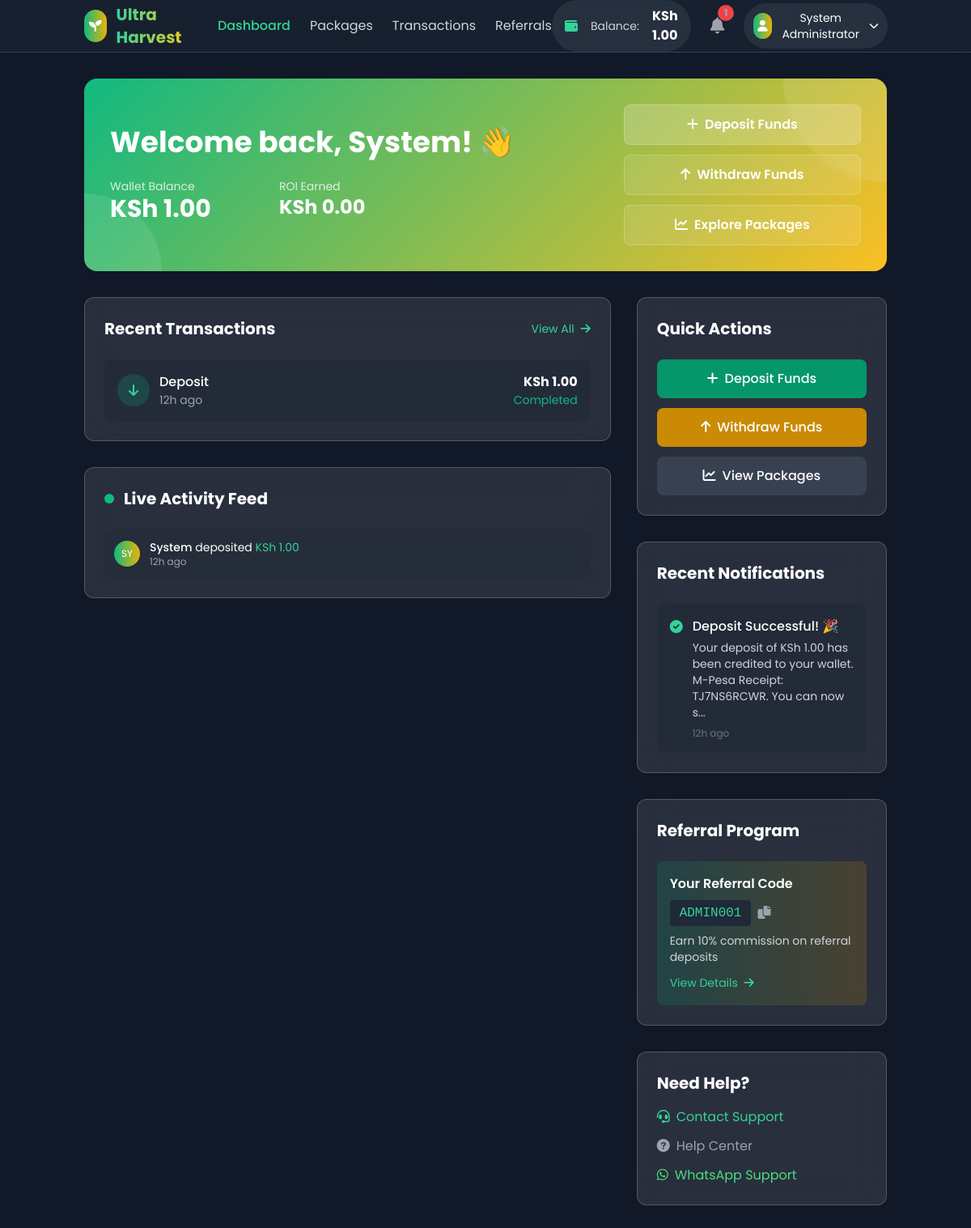
The app's page /user/dashboard2.php (signed in) with its own data.
### tables this page shows
CREATE TABLE `users` (
  `id` int(11) NOT NULL,
  `email` varchar(255) NOT NULL,
  `password` varchar(255) NOT NULL,
  `full_name` varchar(255) NOT NULL,
  `phone` varchar(20) DEFAULT NULL,
  `wallet_balance` decimal(15,2) DEFAULT 0.00,
  `total_deposited` decimal(15,2) DEFAULT 0.00,
  `total_withdrawn` decimal(15,2) DEFAULT 0.00,
  `total_roi_earned` decimal(15,2) DEFAULT 0.00,
  `referral_code` varchar(10) NOT NULL,
  `referred_by` int(11) DEFAULT NULL,
  `referral_earnings` decimal(15,2) DEFAULT 0.00,
  `status` enum('active','suspended','banned') DEFAULT 'active',
  `is_admin` tinyint(1) DEFAULT 0,
  `email_verified` tinyint(1) DEFAULT 0,
  `created_at` timestamp NULL DEFAULT current_timestamp(),
  `updated_at` timestamp NULL DEFAULT current_timestamp() ON UPDATE current_timestamp()
);

CREATE TABLE `transactions` (
  `id` int(11) NOT NULL,
  `user_id` int(11) NOT NULL,
  `type` enum('deposit','withdrawal','roi_payment','referral_commission','package_investment') NOT NULL,
  `amount` decimal(15,2) NOT NULL,
  `withdrawal_fee` decimal(15,2) DEFAULT 0.00,
  `platform_fee` decimal(15,2) DEFAULT 0.00,
  `net_amount` decimal(15,2) DEFAULT 0.00,
  `status` enum('pending','completed','failed','cancelled') DEFAULT 'pending',
  `mpesa_receipt` varchar(100) DEFAULT NULL,
  `mpesa_request_id` varchar(100) DEFAULT NULL,
  `phone_number` varchar(20) DEFAULT NULL,
  `description` text DEFAULT NULL,
  `admin_notes` text DEFAULT NULL,
  `processed_by` int(11) DEFAULT NULL,
  `created_at` timestamp NULL DEFAULT current_timestamp(),
  `updated_at` timestamp NULL DEFAULT current_timestamp() ON UPDATE current_timestamp()
);

CREATE TABLE `notifications` (
  `id` int(11) NOT NULL,
  `user_id` int(11) DEFAULT NULL,
  `title` varchar(255) NOT NULL,
  `message` text NOT NULL,
  `type` enum('info','success','warning','error') DEFAULT 'info',
  `is_read` tinyint(1) DEFAULT 0,
  `is_global` tinyint(1) DEFAULT 0,
  `created_at` timestamp NULL DEFAULT current_timestamp()
);

CREATE TABLE `system_settings` (
  `id` int(11) NOT NULL,
  `setting_key` varchar(100) NOT NULL,
  `setting_value` text NOT NULL,
  `setting_type` enum('string','number','boolean','json') DEFAULT 'string',
  `description` text DEFAULT NULL,
  `updated_at` timestamp NULL DEFAULT current_timestamp() ON UPDATE current_timestamp()
);

### user/dashboard2.php (the view, shortened to what the rows shown need)
<?php
require_once '../config/database.php';
$user_id = $_SESSION['user_id'];
$stmt = $db->prepare("
    SELECT u.*,
           COALESCE(SUM(CASE WHEN t.type = 'deposit' AND t.status = 'completed' THEN t.amount ELSE 0 END), 0) as total_deposited,
           COALESCE(SUM(CASE WHEN t.type = 'withdrawal' AND t.status = 'completed' THEN t.amount ELSE 0 END), 0) as total_withdrawn,
           COALESCE(SUM(CASE WHEN t.type = 'roi_payment' AND t.status = 'completed' THEN t.amount ELSE 0 END), 0) as total_roi_earned
    FROM users u
    LEFT JOIN transactions t ON u.id = t.user_id
    WHERE u.id = ?
    GROUP BY u.id
");
$stmt->execute([$user_id]);
$user = $stmt->fetch();
$stmt = $db->prepare("
    SELECT * FROM transactions
    WHERE user_id = ?
    ORDER BY created_at DESC
    LIMIT 10
");
$stmt->execute([$user_id]);
$recent_transactions = $stmt->fetchAll();
$stmt = $db->prepare("
    SELECT DISTINCT n.id, n.title, n.message, n.type, n.is_read, n.created_at
    FROM notifications n
    WHERE (n.user_id = ? OR n.is_global = 1)
    ORDER BY n.created_at DESC
    LIMIT 10
");
$stmt->execute([$user_id]);
$notifications = $stmt->fetchAll();
?>
<!DOCTYPE html>
<html lang="en">
<head>
    <script src="https://cdn.tailwindcss.com"></script>
    <link rel="stylesheet" href="https://cdnjs.cloudflare.com/ajax/libs/font-awesome/6.0.0/css/all.min.css">
</head>
<body class="bg-gray-900 text-white min-h-screen">
    <header class="bg-gray-800/50 backdrop-blur-md border-b border-gray-700 sticky top-0 z-50">
        <div class="container mx-auto px-4">
            <div class="flex items-center justify-between h-16">
                <div class="flex items-center space-x-4">
                    <div class="hidden lg:flex items-center space-x-4 bg-gray-700/50 rounded-full px-4 py-2">
                        <i class="fas fa-wallet text-emerald-400"></i>
                        <span class="text-sm text-gray-300">Balance:</span>
                        <span class="font-bold text-white"><?php echo formatMoney($user['wallet_balance']); ?></span>
                    </div>
                    <div class="relative group">
                        <button class="flex items-center space-x-2 bg-gray-700/50 rounded-full px-3 py-2 hover:bg-gray-600/50 transition">
                            <div class="w-8 h-8 bg-gradient-to-r from-emerald-500 to-yellow-500 rounded-full flex items-center justify-center">
                                <i class="fas fa-user text-white text-sm"></i>
                            </div>
                            <span class="hidden md:block text-sm"><?php echo htmlspecialchars($user['full_name']); ?></span>
                            <i class="fas fa-chevron-down text-xs"></i>
                        </button>
                    </div>
                </div>
            </div>
        </div>
    </header>
    <main class="container mx-auto px-4 py-8">
        <section class="gradient-bg rounded-2xl p-6 lg:p-8 mb-8 relative overflow-hidden">
            <div class="relative z-10">
                <div class="grid lg:grid-cols-3 gap-6 items-center">
                    <div class="lg:col-span-2">
                        <h1 class="text-3xl lg:text-4xl font-bold text-white mb-2">
                            Welcome back, <?php echo htmlspecialchars(explode(' ', $user['full_name'])[0]); ?>! 👋
                        </h1>
                        <div class="grid md:grid-cols-3 gap-4 mt-6">
                            <div class="text-center md:text-left">
                                <p class="text-white/80 text-sm">Wallet Balance</p>
                                <p class="text-2xl lg:text-3xl font-bold text-white"><?php echo formatMoney($user['wallet_balance']); ?></p>
                            </div>
                            <div class="text-center md:text-left">
                            </div>
                        </div>
                    </div>
                </div>
            </div>
        </section>
        <div class="grid lg:grid-cols-3 gap-8">
            <div class="lg:col-span-2">
                <div class="glass-card rounded-xl p-6 mb-8">
                    <div class="flex items-center justify-between mb-6">
                        <h2 class="text-xl font-bold text-white">Recent Transactions</h2>
                    </div>
                    <?php if (empty($recent_transactions)): ?>
                        <div class="text-center py-8">
                            <i class="fas fa-receipt text-4xl text-gray-600 mb-4"></i>
                            <p class="text-gray-400">No transactions yet</p>
                            <p class="text-gray-500 text-sm">Start by depositing funds or investing in a package</p>
                        </div>
                    <?php else: ?>
                        <div class="space-y-4">
                            <?php foreach (array_slice($recent_transactions, 0, 6) as $transaction): ?>
                            <div class="flex items-center justify-between p-4 bg-gray-800/50 rounded-lg">
                                <div class="flex items-center space-x-3">
                                    <div class="w-10 h-10 rounded-full flex items-center justify-center
                                        <?php
                                        echo match($transaction['type']) {
                                            'deposit' => 'bg-emerald-500/20 text-emerald-400',
                                            'withdrawal' => 'bg-red-500/20 text-red-400',
                                            'roi_payment' => 'bg-yellow-500/20 text-yellow-400',
                                            'package_investment' => 'bg-blue-500/20 text-blue-400',
                                            default => 'bg-gray-500/20 text-gray-400'
                                        };
                                        ?>">
                                        <i class="fas <?php
                                        echo match($transaction['type']) {
                                            'deposit' => 'fa-arrow-down',
                                            'withdrawal' => 'fa-arrow-up',
                                            'roi_payment' => 'fa-coins',
                                            'package_investment' => 'fa-chart-line',
                                            default => 'fa-exchange-alt'
                                        };
                                        ?>"></i>
                                    </div>
                                    <div>
                                        <p class="font-medium text-white capitalize">
                                            <?php echo str_replace('_', ' ', $transaction['type']); ?>
                                        </p>
                                        <p class="text-sm text-gray-400"><?php echo timeAgo($transaction['created_at']); ?></p>
                                    </div>
                                </div>
                                <div class="text-right">
                                    <p class="font-bold text-white"><?php echo formatMoney($transaction['amount']); ?></p>
                                    <p class="text-sm <?php
                                    echo match($transaction['status']) {
                                        'completed' => 'status-green',
                                        'pending' => 'status-yellow',
                                        'failed' => 'status-red',
                                        default => 'text-gray-400'
                                    };
                                    ?>"><?php echo ucfirst($transaction['status']); ?></p>
                                </div>
                            </div>
                            <?php endforeach; ?>
                        </div>
                    <?php endif; ?>
                </div>
                <div class="glass-card rounded-xl p-6">
                    <div class="flex items-center mb-6">
                        <h2 class="text-xl font-bold text-white">Live Activity Feed</h2>
                    </div>
                </div>
            </div>
            <div class="space-y-8">
                <div class="glass-card rounded-xl p-6">
                    <h2 class="text-xl font-bold text-white mb-6">Quick Actions</h2>
                </div>
                <div class="glass-card rounded-xl p-6">
                    <h2 class="text-xl font-bold text-white mb-6">Recent Notifications</h2>
                    <?php if (empty($notifications)): ?>
                        <div class="text-center py-6">
                            <i class="fas fa-bell-slash text-3xl text-gray-600 mb-3"></i>
                            <p class="text-gray-400">No new notifications</p>
                        </div>
                    <?php else: ?>
                        <div class="space-y-4">
                            <?php foreach (array_slice($notifications, 0, 3) as $notification): ?>
                            <div class="p-4 bg-gray-800/50 rounded-lg">
                                <div class="flex items-start space-x-3">
                                    <i class="fas <?php
                                    echo match($notification['type']) {
                                        'success' => 'fa-check-circle text-emerald-400',
                                        'warning' => 'fa-exclamation-triangle text-yellow-400',
                                        'error' => 'fa-exclamation-circle text-red-400',
                                        default => 'fa-info-circle text-blue-400'
                                    };
                                    ?> mt-1"></i>
                                    <div>
                                        <h3 class="font-medium text-white"><?php echo htmlspecialchars($notification['title']); ?></h3>
                                        <p class="text-sm text-gray-300 mt-1"><?php echo htmlspecialchars(substr($notification['message'], 0, 100)) . (strlen($notification['message']) > 100 ? '...' : ''); ?></p>
                                        <p class="text-xs text-gray-500 mt-2"><?php echo timeAgo($notification['created_at']); ?></p>
                                    </div>
                                </div>
                            </div>
                            <?php endforeach; ?>
                        </div>
                    <?php endif; ?>
                </div>
                <div class="glass-card rounded-xl p-6">
                    <h2 class="text-xl font-bold text-white mb-6">Referral Program</h2>
                    <div class="bg-gradient-to-r from-emerald-600/20 to-yellow-600/20 rounded-lg p-4">
                        <h3 class="font-semibold text-white mb-2">Your Referral Code</h3>
                        <div class="flex items-center space-x-2">
                            <code class="bg-gray-800 px-3 py-1 rounded text-emerald-400 font-mono"><?php echo $user['referral_code']; ?></code>
                            <button onclick="copyReferralCode()" class="text-gray-400 hover:text-white">
                                <i class="fas fa-copy"></i>
                            </button>
                        </div>
                        <p class="text-sm text-gray-300 mt-2">Earn <?php echo getSystemSetting('referral_commission_l1', 10); ?>% commission on referral deposits</p>
                        <a href="/user/referrals.php" class="text-emerald-400 hover:text-emerald-300 text-sm mt-3 inline-block">
                            View Details <i class="fas fa-arrow-right ml-1"></i>
                        </a>
                    </div>
                </div>
                <div class="glass-card rounded-xl p-6">
                    <h2 class="text-xl font-bold text-white mb-4">Need Help?</h2>
                </div>
            </div>
        </div>
    </main><br><br>
</body>
</html>

### records on screen
users: wallet_balance "KSh 1.00", full_name "System Administrator", full_name "System", referral_code "ADMIN001"
transactions: type "Deposit", created_at "12h ago", amount "KSh 1.00", status "Completed"
notifications: title "Deposit Successful! 🎉", message "Your deposit of KSh 1.00 has been credited to your wallet. M-Pesa Receipt: TJ7NS6RCWR. You can now s", created_at "12h ago"
system_settings: setting_value "10"

### other values on screen
$unread_count "1"
formatMoney($user['total_roi_earned']) "KSh 0.00"
substr($activity['full_name'], 0, 2) "SY"
explode(' ', $activity['full_name'])[0] "System"
$activity['action_text'] "deposited"
formatMoney($activity['amount']) "KSh 1.00"
timeAgo($activity['created_at']) "12h ago"
